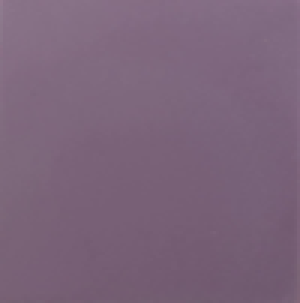
#> input picture all/100 (11).png, 100 x 101 px, found by its file name (shown 3 times larger); its folder holds 4 pictures in this run
$ python cluster.py
#> lines starting #> are read from the running program, lines starting #| are printed output that depends on the picture
import os
import numpy as np
import cv2
from sklearn.cluster import KMeans
import matplotlib.pyplot as plt
import joblib

def load_images_from_folder(folder):
#> called with folder = '/content/sample_data/all'
    images = []
    for filename in os.listdir(folder):
        img = cv2.imread(os.path.join(folder, filename))
#> img is the input picture: shape (101, 100, 3); mean B, G, R 122.1, 100.2, 123.2
        if img is not None:
            img = cv2.resize(img, (224, 224))
#> img: shape (224, 224, 3)
            images.append(img)
    return np.array(images)

def extract_hsv_features(images):
    hsv_features = []
    for img in images:
        hsv_img = cv2.cvtColor(img, cv2.COLOR_BGR2HSV)
        h, s, v = cv2.split(hsv_img)
        h_mean = np.mean(h)
        s_mean = np.mean(s)
        hsv_feature = [h_mean, s_mean]
        hsv_features.append(hsv_feature)
#> this loop made 4 passes
#> pass 1, in extract_hsv_features, `h, s, v = cv2.split(hsv_img)`:
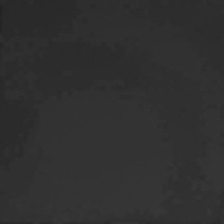
#> s: shape (224, 224); min 34, max 56, mean 48.1
#> pass 1, in extract_hsv_features, `h, s, v = cv2.split(hsv_img)`:
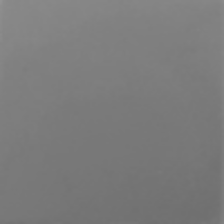
#> v: shape (224, 224); min 111, max 147, mean 123.3
#> after the loop: hsv_img: shape (224, 224, 3); mean H, S, V 151.7, 48, 123.4
    return np.array(hsv_features)

# repalce your file path
folder_path = '/content/sample_data/all'

images = load_images_from_folder(folder_path)

hsv_features = extract_hsv_features(images)

num_clusters = 8  # 8
kmeans = KMeans(n_clusters=num_clusters, random_state=42)
#> (the run stopped early here; a loop or call above may not have finished)
